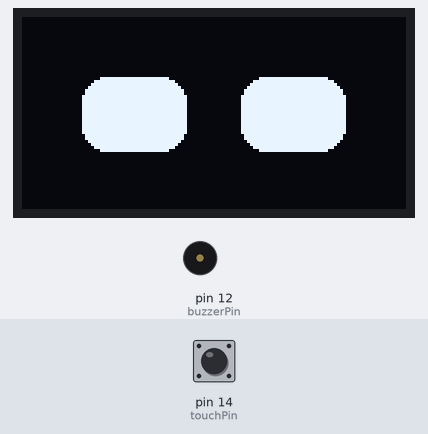
The sketch below on a simulated Arduino Uno, built with avr-gcc and run on an emulated ATmega328P. On the bench: 128×64 one-colour display, buzzer (waves = sounding). The test bench sets the inputs (shaded band); at power-on: pin 14 (touchPin) LOW. Random numbers use the default seed unless the sketch sets one.

Above: at 4.6 s.
4.7 s: pin 14 (touchPin) pulled HIGH for 0.15 s
At 5.3 s:
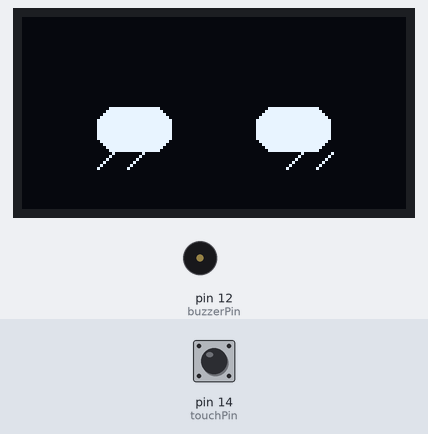
5.4 s: pin 14 (touchPin) pulled HIGH for 3.2 s
At 10.3 s:
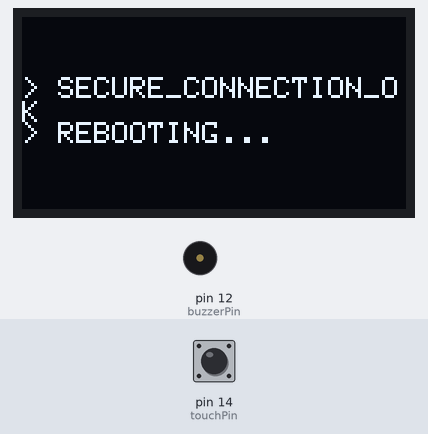
11.9 s: pin 14 (touchPin) pulled HIGH for 3.2 s
At 15.33 s:
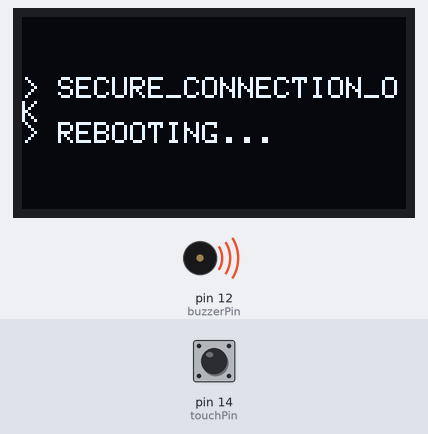
16.6 s: pin 14 (touchPin) pulled HIGH for 1 s
At 17.83 s:
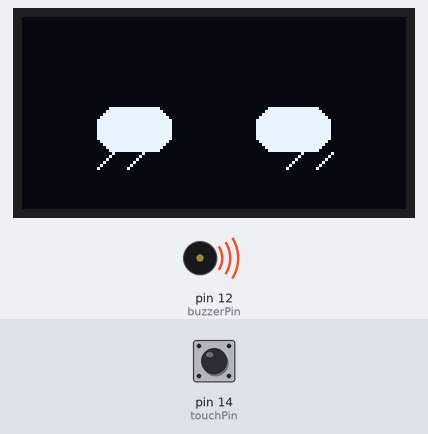
Timing chart, 0 to 19.2 s (numbered marks = the images above; inputs shaded):
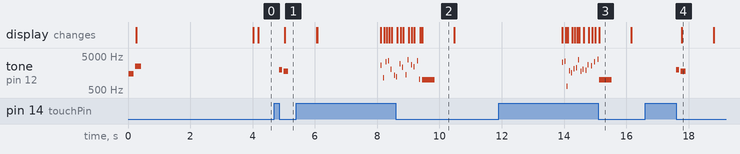

The sketch:

DeskBotV1_1CyberGlitchExpression.ino
```cpp
#include <Wire.h>
#include <Adafruit_GFX.h>
#include <Adafruit_SSD1306.h>

#define SCREEN_WIDTH 128
#define SCREEN_HEIGHT 64
#define OLED_RESET    -1

Adafruit_SSD1306 display(SCREEN_WIDTH, SCREEN_HEIGHT, &Wire, OLED_RESET);

// --- SAFE PIN MAPPING ---
const int touchPin = 14;  // D5 on NodeMCU
const int buzzerPin = 12; // D6 on NodeMCU

// Variables for Touch Timing
unsigned long touchStartTime = 0;
bool isTouching = false;
bool glitchTriggered = false;

// Variables for Idle Blinking
unsigned long previousMillis = 0;
const long blinkInterval = 4000;
bool isBlinking = false;
unsigned long blinkStartTime = 0;

void setup() {
  Serial.begin(115200);
  pinMode(touchPin, INPUT);
  pinMode(buzzerPin, OUTPUT);

  if(!display.begin(SSD1306_SWITCHCAPVCC, 0x3C)) {
    Serial.println(F("SSD1306 allocation failed. Check wiring!"));
    for(;;);
  }

  // Boot Sound
  tone(buzzerPin, 1500, 150);
  delay(200);
  tone(buzzerPin, 2500, 200);

  display.clearDisplay();
  drawHappyEyes();
  display.display();
}

void loop() {
  int touchState = digitalRead(touchPin);
  unsigned long currentMillis = millis();

  // --- TOUCH LOGIC (Short Tap vs Long Hold) ---
  if (touchState == HIGH) {
    if (!isTouching) {
      // Finger just touched the sensor
      isTouching = true;
      touchStartTime = currentMillis;
      glitchTriggered = false;
    }
    else {
      // Finger is STILL on the sensor. Check how long!
      if ((currentMillis - touchStartTime > 2000) && !glitchTriggered) {
        // Held for 2 seconds! Trigger the Glitch!
        triggerCyberGlitch();
        glitchTriggered = true; // Prevent it from looping constantly
        previousMillis = millis(); // Reset blink timer
      }
    }
  }
  else {
    // Finger was removed
    if (isTouching) {
      // If they removed it BEFORE 2 seconds, it was a short tap!
      if (!glitchTriggered) {
        triggerShyReaction();
        previousMillis = millis(); // Reset blink timer
      }
      isTouching = false;
    }

    // --- IDLE STATE: RANDOM BLINKING ---
    if (!isBlinking && (currentMillis - previousMillis >= blinkInterval)) {
      isBlinking = true;
      blinkStartTime = currentMillis;
      display.clearDisplay();
      drawClosedEyes();
      display.display();
    }

    if (isBlinking && (currentMillis - blinkStartTime >= 150)) {
      isBlinking = false;
      previousMillis = currentMillis;
      display.clearDisplay();
      drawHappyEyes();
      display.display();
    }
  }
}

// --- REACTIONS & ANIMATIONS ---

void triggerShyReaction() {
  tone(buzzerPin, 2000, 100);
  delay(150);
  tone(buzzerPin, 1800, 150);

  display.clearDisplay();
  drawShyEyes();
  display.display();

  delay(1000); // Hold the shy face
  display.clearDisplay();
  drawHappyEyes();
  display.display();
}

void triggerCyberGlitch() {
  // Loop 15 times rapidly to create chaos
  for (int i = 0; i < 15; i++) {
    display.clearDisplay();

    // Draw random static lines across the screen
    for (int j = 0; j < 8; j++) {
      display.drawLine(random(0, 128), random(0, 64), random(0, 128), random(0, 64), SSD1306_WHITE);
    }

    // Flash random terminal text
    display.setTextSize(1);
    display.setTextColor(SSD1306_WHITE);
    display.setCursor(random(0, 40), random(0, 50));

    // Randomly pick what text to flash
    int textChoice = random(0, 3);
    if (textChoice == 0) display.print("ERR_MEM_OVERFLOW");
    else if (textChoice == 1) display.print("SYS.REBOOT()");
    else display.print("0x00000000");

    display.display();

    // Play erratic, random buzzer frequencies
    tone(buzzerPin, (int)random(500, 4000), 30);
    delay(random(20, 80)); // Random stutter
  }

  // End the glitch with a "Boot Sequence"
  display.clearDisplay();
  display.setCursor(0, 20);
  display.print("> SECURE_CONNECTION_OK");
  display.setCursor(0, 35);
  display.print("> REBOOTING...");
  display.display();

  tone(buzzerPin, 1000, 400); // Long solid beep
  delay(1000);

  // Back to normal
  display.clearDisplay();
  drawHappyEyes();
  display.display();
}

// --- BASIC DRAWING FUNCTIONS ---

void drawHappyEyes() {
  display.fillRoundRect(20, 20, 35, 25, 8, SSD1306_WHITE);
  display.fillRoundRect(73, 20, 35, 25, 8, SSD1306_WHITE);
}

void drawClosedEyes() {
  display.fillRect(20, 30, 35, 4, SSD1306_WHITE);
  display.fillRect(73, 30, 35, 4, SSD1306_WHITE);
}

void drawShyEyes() {
  display.fillRoundRect(25, 30, 25, 15, 6, SSD1306_WHITE);
  display.fillRoundRect(78, 30, 25, 15, 6, SSD1306_WHITE);
  display.drawLine(25, 50, 30, 45, SSD1306_WHITE);
  display.drawLine(35, 50, 40, 45, SSD1306_WHITE);
  display.drawLine(88, 50, 93, 45, SSD1306_WHITE);
  display.drawLine(98, 50, 103, 45, SSD1306_WHITE);
}
```

Measured:
- after the input at 4.7 s, tone on pin 12 (buzzerPin): silent → 2000 Hz after 0.15 s, → silent 0.10 s later, → 1800 Hz 0.05 s later, → silent 0.15 s later; the display: changes after 0.33 s (image 1)
- after the input at 5.4 s, tone on pin 12 (buzzerPin): plays 2633 Hz for 0.03 s, 1135 Hz for 0.03 s, 3404 Hz for 0.03 s, 3640 Hz for 0.03 s, 2039 Hz for 0.03 s, 1335 Hz for 0.03 s … (16 notes in this stretch), starting after 2.7 s
- after the input at 11.9 s, tone on pin 12 (buzzerPin): plays 3237 Hz for 0.03 s, 3487 Hz for 0.03 s, 654 Hz for 0.03 s, 1856 Hz for 0.03 s, 1591 Hz for 0.03 s, 2112 Hz for 0.03 s … (16 notes in this stretch), starting after 2.0 s
- after the input at 16.6 s, tone on pin 12 (buzzerPin): silent → 2000 Hz after 1.0 s, → silent 0.10 s later, → 1800 Hz 0.05 s later, → silent 0.15 s later; the display: changes after 1.2 s (image 4)
- what the display in image 2 shows lasts 1.1 s, from 9.4 s to 10.5 s
